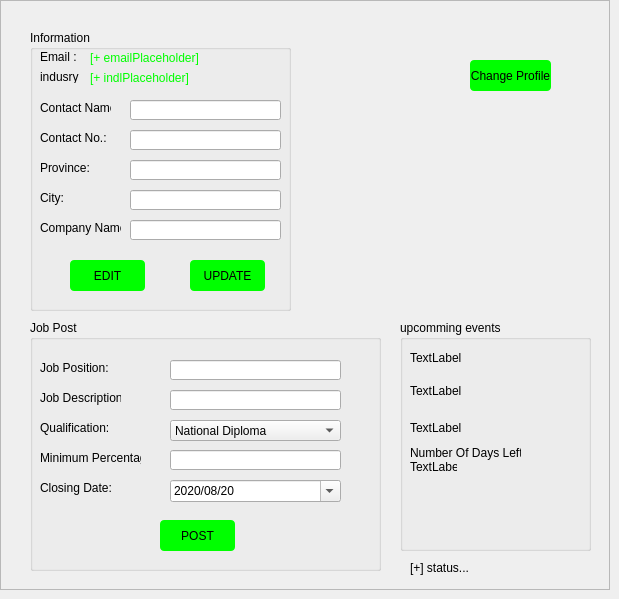
       <widget class="QWidget" name="Home">
        <attribute name="title">
         <string>Home</string>
        </attribute>
        <widget class="QFrame" name="frame">
         <property name="geometry">
          <rect>
           <x>0</x>
           <y>0</y>
           <width>610</width>
           <height>590</height>
          </rect>
         </property>
         <property name="minimumSize">
          <size>
           <width>610</width>
           <height>590</height>
          </size>
         </property>
         <property name="maximumSize">
          <size>
           <width>610</width>
           <height>590</height>
          </size>
         </property>
         <property name="palette">
          <palette>
           <active>
            <colorrole role="Base">
             <brush brushstyle="SolidPattern">
              <color alpha="255">
               <red>255</red>
               <green>255</green>
               <blue>255</blue>
              </color>
             </brush>
            </colorrole>
           </active>
           <inactive>
            <colorrole role="Base">
             <brush brushstyle="SolidPattern">
              <color alpha="255">
               <red>255</red>
               <green>255</green>
               <blue>255</blue>
              </color>
             </brush>
            </colorrole>
           </inactive>
           <disabled>
            <colorrole role="Base">
             <brush brushstyle="SolidPattern">
              <color alpha="255">
               <red>0</red>
               <green>255</green>
               <blue>0</blue>
              </color>
             </brush>
            </colorrole>
           </disabled>
          </palette>
         </property>
         <property name="frameShape">
          <enum>QFrame::StyledPanel</enum>
         </property>
         <property name="frameShadow">
          <enum>QFrame::Raised</enum>
         </property>
         <widget class="QGroupBox" name="groupBox">
          <property name="geometry">
           <rect>
            <x>30</x>
            <y>30</y>
            <width>261</width>
            <height>281</height>
           </rect>
          </property>
          <property name="title">
           <string>Information</string>
          </property>
          <widget class="QLabel" name="label_2">
           <property name="geometry">
            <rect>
             <x>10</x>
             <y>20</y>
             <width>47</width>
             <height>13</height>
            </rect>
           </property>
           <property name="text">
            <string>Email :</string>
           </property>
          </widget>
          <widget class="QLabel" name="emailLbl">
           <property name="geometry">
            <rect>
             <x>60</x>
             <y>20</y>
             <width>181</width>
             <height>16</height>
            </rect>
           </property>
           <property name="styleSheet">
            <string notr="true">color: rgb(0, 255, 0);</string>
           </property>
           <property name="text">
            <string>[+ emailPlaceholder]</string>
           </property>
          </widget>
          <widget class="QLabel" name="label_3">
           <property name="geometry">
            <rect>
             <x>10</x>
             <y>70</y>
             <width>71</width>
             <height>16</height>
            </rect>
           </property>
           <property name="text">
            <string>Contact Name:</string>
           </property>
          </widget>
          <widget class="QLineEdit" name="name">
           <property name="geometry">
            <rect>
             <x>100</x>
             <y>70</y>
             <width>151</width>
             <height>20</height>
            </rect>
           </property>
           <property name="readOnly">
            <bool>true</bool>
           </property>
          </widget>
          <widget class="QLineEdit" name="number">
           <property name="geometry">
            <rect>
             <x>100</x>
             <y>100</y>
             <width>151</width>
             <height>20</height>
            </rect>
           </property>
           <property name="text">
            <string/>
           </property>
           <property name="readOnly">
            <bool>true</bool>
           </property>
          </widget>
          <widget class="QLabel" name="label_4">
           <property name="geometry">
            <rect>
             <x>10</x>
             <y>100</y>
             <width>71</width>
             <height>16</height>
            </rect>
           </property>
           <property name="text">
            <string>Contact No.:</string>
           </property>
          </widget>
          <widget class="QLineEdit" name="province">
           <property name="geometry">
            <rect>
             <x>100</x>
             <y>130</y>
             <width>151</width>
             <height>20</height>
            </rect>
           </property>
           <property name="readOnly">
            <bool>true</bool>
           </property>
          </widget>
          <widget class="QLabel" name="label_5">
           <property name="geometry">
            <rect>
             <x>10</x>
             <y>130</y>
             <width>71</width>
             <height>16</height>
            </rect>
           </property>
           <property name="text">
            <string>Province:</string>
           </property>
          </widget>
          <widget class="QLineEdit" name="city">
           <property name="geometry">
            <rect>
             <x>100</x>
             <y>160</y>
             <width>151</width>
             <height>20</height>
            </rect>
           </property>
           <property name="text">
            <string/>
           </property>
           <property name="readOnly">
            <bool>true</bool>
           </property>
          </widget>
          <widget class="QLabel" name="label_6">
           <property name="geometry">
            <rect>
             <x>10</x>
             <y>160</y>
             <width>71</width>
             <height>16</height>
            </rect>
           </property>
           <property name="text">
            <string>City:</string>
           </property>
          </widget>
          <widget class="QLineEdit" name="compName">
           <property name="geometry">
            <rect>
             <x>100</x>
             <y>190</y>
             <width>151</width>
             <height>20</height>
            </rect>
           </property>
           <property name="readOnly">
            <bool>true</bool>
           </property>
          </widget>
          <widget class="QLabel" name="label_7">
           <property name="geometry">
            <rect>
             <x>10</x>
             <y>190</y>
             <width>81</width>
             <height>16</height>
            </rect>
           </property>
           <property name="text">
            <string>Company Name:</string>
           </property>
          </widget>
          <widget class="QPushButton" name="editBtn">
           <property name="geometry">
            <rect>
             <x>40</x>
             <y>230</y>
             <width>75</width>
             <height>31</height>
            </rect>
           </property>
           <property name="styleSheet">
            <string notr="true">background-color:rgb(0, 255, 0);
border-width:1px;
border-radius:4px;</string>
           </property>
           <property name="text">
            <string>EDIT</string>
           </property>
          </widget>
          <widget class="QPushButton" name="updateBtn">
           <property name="geometry">
            <rect>
             <x>160</x>
             <y>230</y>
             <width>75</width>
             <height>31</height>
            </rect>
           </property>
           <property name="styleSheet">
            <string notr="true">background-color:rgb(0, 255, 0);
border-width:1px;
border-radius:4px;</string>
           </property>
           <property name="text">
            <string>UPDATE</string>
           </property>
          </widget>
          <widget class="QLabel" name="indLbl">
           <property name="geometry">
            <rect>
             <x>60</x>
             <y>40</y>
             <width>181</width>
             <height>16</height>
            </rect>
           </property>
           <property name="styleSheet">
            <string notr="true">color: rgb(0, 255, 0);</string>
           </property>
           <property name="text">
            <string>[+ indlPlaceholder]</string>
           </property>
          </widget>
          <widget class="QLabel" name="label_11">
           <property name="geometry">
            <rect>
             <x>10</x>
             <y>40</y>
             <width>47</width>
             <height>13</height>
            </rect>
           </property>
           <property name="text">
            <string>indusry</string>
           </property>
          </widget>
         </widget>
         <widget class="QLabel" name="profile_lbl">
          <property name="geometry">
           <rect>
            <x>330</x>
            <y>50</y>
            <width>131</width>
            <height>141</height>
           </rect>
          </property>
          <property name="text">
           <string/>
          </property>
          <property name="pixmap">
           <pixmap resource="../../../../Desktop/mthobisi/Company/Company/Company/company.qrc">:/Company/user.png</pixmap>
          </property>
         </widget>
         <widget class="QPushButton" name="profile_updateBtn">
          <property name="geometry">
           <rect>
            <x>470</x>
            <y>60</y>
            <width>81</width>
            <height>31</height>
           </rect>
          </property>
          <property name="styleSheet">
           <string notr="true">background-color:rgb(0, 255, 0);
border-width:1px;
border-radius:4px;</string>
          </property>
          <property name="text">
           <string>Change Profile</string>
          </property>
         </widget>
         <widget class="QGroupBox" name="groupBox_2">
          <property name="geometry">
           <rect>
            <x>30</x>
            <y>320</y>
            <width>351</width>
            <height>251</height>
           </rect>
          </property>
          <property name="title">
           <string>Job Post</string>
          </property>
          <widget class="QDateTimeEdit" name="closingDate">
           <property name="geometry">
            <rect>
             <x>140</x>
             <y>160</y>
             <width>171</width>
             <height>22</height>
            </rect>
           </property>
           <property name="date">
            <date>
             <year>2020</year>
             <month>8</month>
             <day>20</day>
            </date>
           </property>
           <property name="displayFormat">
            <string>yyyy/MM/dd</string>
           </property>
           <property name="calendarPopup">
            <bool>true</bool>
           </property>
          </widget>
          <widget class="QLabel" name="label_8">
           <property name="geometry">
            <rect>
             <x>10</x>
             <y>70</y>
             <width>81</width>
             <height>16</height>
            </rect>
           </property>
           <property name="text">
            <string>Job Description:</string>
           </property>
          </widget>
          <widget class="QLineEdit" name="jobPos">
           <property name="geometry">
            <rect>
             <x>140</x>
             <y>40</y>
             <width>171</width>
             <height>20</height>
            </rect>
           </property>
          </widget>
          <widget class="QLabel" name="label_9">
           <property name="geometry">
            <rect>
             <x>10</x>
             <y>40</y>
             <width>71</width>
             <height>16</height>
            </rect>
           </property>
           <property name="text">
            <string>Job Position:</string>
           </property>
          </widget>
          <widget class="QLabel" name="label_12">
           <property name="geometry">
            <rect>
             <x>10</x>
             <y>160</y>
             <width>71</width>
             <height>16</height>
            </rect>
           </property>
           <property name="text">
            <string>Closing Date:</string>
           </property>
          </widget>
          <widget class="QLineEdit" name="JobDesc">
           <property name="geometry">
            <rect>
             <x>140</x>
             <y>70</y>
             <width>171</width>
             <height>20</height>
            </rect>
           </property>
          </widget>
          <widget class="QLabel" name="label_10">
           <property name="geometry">
            <rect>
             <x>10</x>
             <y>100</y>
             <width>71</width>
             <height>16</height>
            </rect>
           </property>
           <property name="text">
            <string>Qualification:</string>
           </property>
          </widget>
          <widget class="QLabel" name="label_13">
           <property name="geometry">
            <rect>
             <x>10</x>
             <y>130</y>
             <width>101</width>
             <height>16</height>
            </rect>
           </property>
           <property name="text">
            <string>Minimum Percentage:</string>
           </property>
          </widget>
          <widget class="QLineEdit" name="minPercentage">
           <property name="geometry">
            <rect>
             <x>140</x>
             <y>130</y>
             <width>171</width>
             <height>20</height>
            </rect>
           </property>
          </widget>
          <widget class="QPushButton" name="postBtn">
           <property name="geometry">
            <rect>
             <x>130</x>
             <y>200</y>
             <width>75</width>
             <height>31</height>
            </rect>
           </property>
           <property name="styleSheet">
            <string notr="true">background-color:rgb(0, 255, 0);
border-width:1px;
border-radius:4px;</string>
           </property>
           <property name="text">
            <string>POST</string>
           </property>
          </widget>
          <widget class="QComboBox" name="qBox">
           <property name="geometry">
            <rect>
             <x>140</x>
             <y>100</y>
             <width>171</width>
             <height>21</height>
            </rect>
           </property>
           <item>
            <property name="text">
             <string>National Diploma</string>
            </property>
           </item>
           <item>
            <property name="text">
             <string>Associate Degree</string>
            </property>
           </item>
           <item>
            <property name="text">
             <string>Bachelor's Degree</string>
            </property>
           </item>
           <item>
            <property name="text">
             <string>Master's Degree</string>
            </property>
           </item>
           <item>
            <property name="text">
             <string>Doctoral Degree</string>
            </property>
           </item>
          </widget>
         </widget>
         <widget class="QGroupBox" name="groupBox_3">
          <property name="geometry">
           <rect>
            <x>400</x>
            <y>320</y>
            <width>191</width>
            <height>231</height>
           </rect>
          </property>
          <property name="title">
           <string>upcomming events</string>
          </property>
          <widget class="QLabel" name="eventTitle">
           <property name="geometry">
            <rect>
             <x>10</x>
             <y>30</y>
             <width>171</width>
             <height>16</height>
            </rect>
           </property>
           <property name="text">
            <string>TextLabel</string>
           </property>
          </widget>
          <widget class="QLabel" name="eventDesc">
           <property name="geometry">
            <rect>
             <x>10</x>
             <y>60</y>
             <width>171</width>
             <height>21</height>
            </rect>
           </property>
           <property name="text">
            <string>TextLabel</string>
           </property>
          </widget>
          <widget class="QLabel" name="eventDate">
           <property name="geometry">
            <rect>
             <x>10</x>
             <y>100</y>
             <width>171</width>
             <height>16</height>
            </rect>
           </property>
           <property name="text">
            <string>TextLabel</string>
           </property>
          </widget>
          <widget class="QLabel" name="noOfdasyLbl">
           <property name="geometry">
            <rect>
             <x>10</x>
             <y>123</y>
             <width>111</width>
             <height>20</height>
            </rect>
           </property>
           <property name="text">
            <string>Number Of Days Left:</string>
           </property>
          </widget>
          <widget class="QLabel" name="daysLbl">
           <property name="geometry">
            <rect>
             <x>10</x>
             <y>140</y>
             <width>47</width>
             <height>13</height>
            </rect>
           </property>
           <property name="text">
            <string>TextLabel</string>
           </property>
          </widget>
         </widget>
         <widget class="QLabel" name="status">
          <property name="geometry">
           <rect>
            <x>410</x>
            <y>560</y>
            <width>61</width>
            <height>16</height>
           </rect>
          </property>
          <property name="text">
           <string>[+] status...</string>
          </property>
         </widget>
        </widget>
       </widget>
